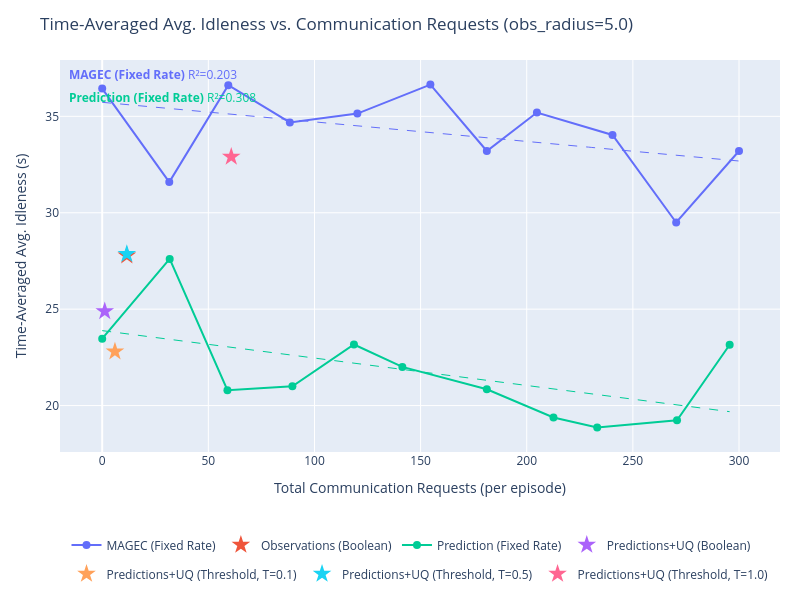
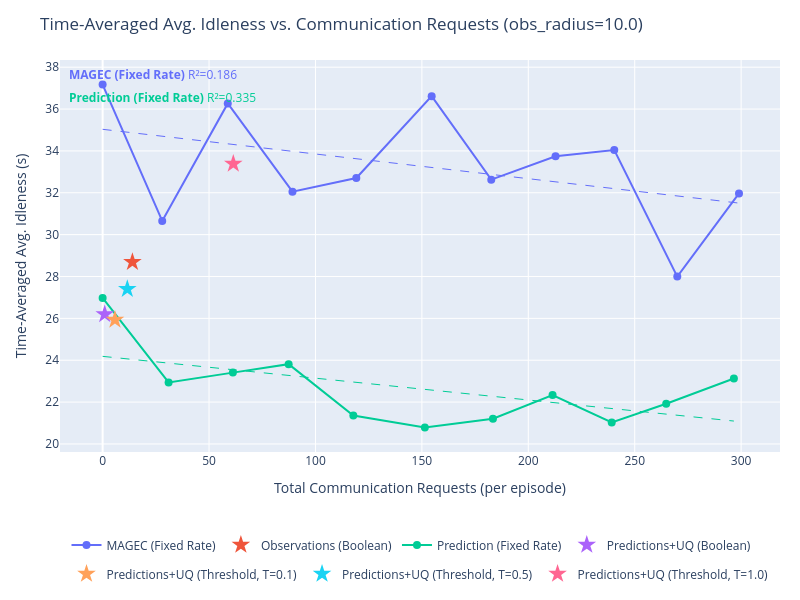
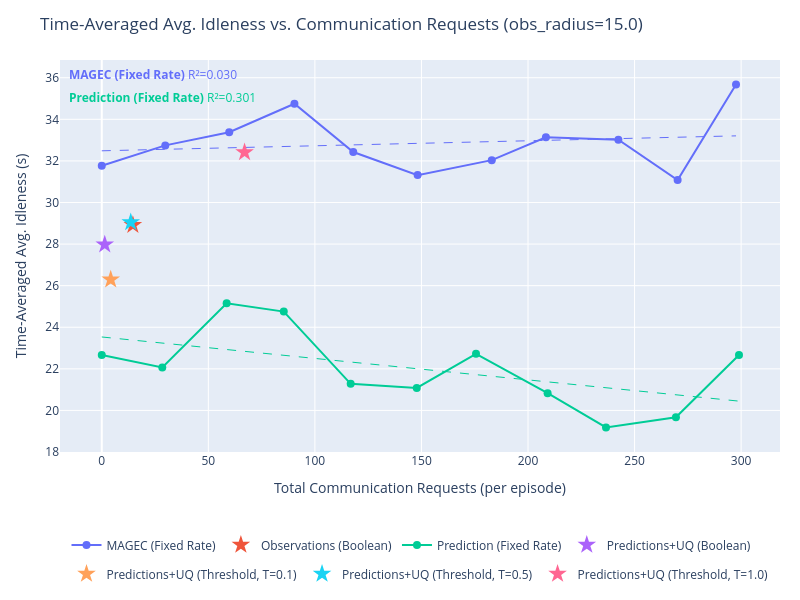
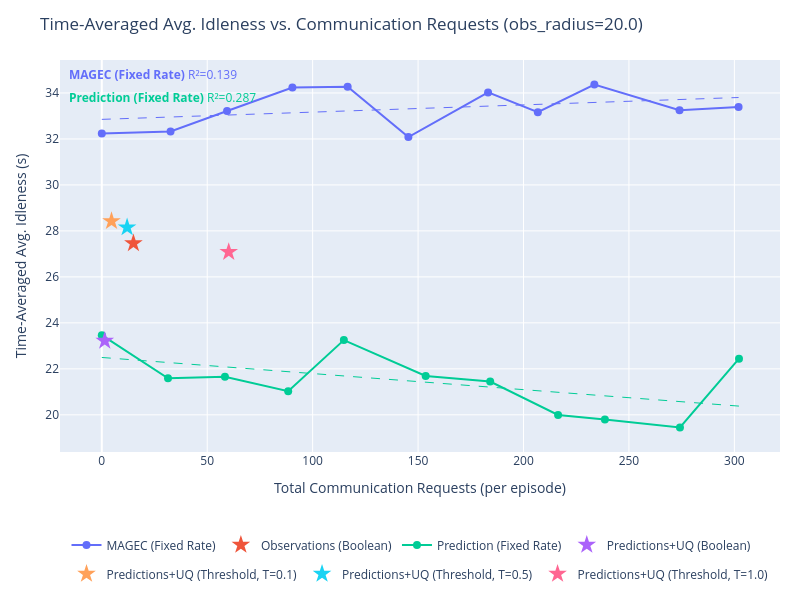

The cell these charts' notebook holds for them, in order:
### Markdown cell above
## Idleness vs. Communication

### Code cell
import plotly.graph_objects as go
import plotly.express as px
import numpy as np

# SERIES_TO_PLOT = {"Learned Comms. + Prediction + UQ", "MAGEC"}
SERIES_TO_PLOT = None # Plot all

series_colors = {s: c for s, c in zip(output, px.colors.qualitative.Plotly)}


def get_requests(data):
    """Total communication requests per episode (mean over episodes)."""
    r = np.array(data['communication']['requests_made'][...])
    return float(np.mean(r.reshape(r.shape[0], -1).sum(axis=1)))


def get_idleness_mean(data):
    """Time-averaged avg. idleness, mean over episodes."""
    return float(np.mean(data['avg_idleness']))


def fit_ols_trendline(xs, ys):
    """
    Fit an OLS linear trendline y = a*x + b.
    Returns (x_smooth, y_smooth, r2).
    """
    xs, ys = np.array(xs, dtype=float), np.array(ys, dtype=float)
    coeffs = np.polyfit(xs, ys, 1)
    x_smooth = np.linspace(xs.min(), xs.max(), 200)
    y_smooth = np.polyval(coeffs, x_smooth)
    y_pred = np.polyval(coeffs, xs)
    ss_res = np.sum((ys - y_pred) ** 2)
    ss_tot = np.sum((ys - ys.mean()) ** 2)
    r2 = 1.0 - ss_res / ss_tot if ss_tot > 0 else float('nan')
    return x_smooth, y_smooth, r2


for obs_radius in obs_radii:
    fig = go.Figure()
    r2_annotations = []

    for series in output:
        if SERIES_TO_PLOT is not None and series not in SERIES_TO_PLOT:
            continue

        color = series_colors.get(series, '#888888')
        all_exps = list(output[series].keys())

        # Swept experiments: encoded as obs_radius_X_comms_Y
        swept_exps = sorted(
            [e for e in all_exps if f"obs_radius_{obs_radius:.1f}_comms_" in e and "Fixed Rate" in series],
            key=lambda e: float(e.split("_comms_")[1])
        )
        # Fixed (learned comms) experiments: encoded as obs_radius_X only
        fixed_exps = [e for e in all_exps if f"obs_radius_{obs_radius:.1f}" in e and not "Fixed Rate" in series]

        if swept_exps:
            comms_ps = [float(e.split("_comms_")[1]) for e in swept_exps]
            xs = [get_requests(output[series][e]) for e in swept_exps]
            ys = [get_idleness_mean(output[series][e]) for e in swept_exps]

            fig.add_trace(go.Scatter(
                x=xs,
                y=ys,
                mode='lines+markers',
                name=series,
                line=dict(color=color),
                marker=dict(color=color, size=8),
                legendgroup=series,
                hovertemplate=[
                    f"{series}<br>comms_p={cp:.3f}<br>requests=%{{x:.1f}}<br>idleness=%{{y:.4f}}<extra></extra>"
                    for cp in comms_ps
                ],
            ))

            # OLS trendline
            if len(xs) >= 2:
                x_trend, y_trend, r2 = fit_ols_trendline(xs, ys)
                fig.add_trace(go.Scatter(
                    x=x_trend,
                    y=y_trend,
                    mode='lines',
                    name=f"{series} (fit)",
                    line=dict(color=color, dash='dash', width=1),
                    legendgroup=series,
                    showlegend=False,
                    hoverinfo='skip',
                ))
                r2_annotations.append(
                    dict(
                        text=f"<b>{series}</b> R²={r2:.3f}",
                        xref='paper', yref='paper',
                        x=0.01,
                        y=0.99 - len(r2_annotations) * 0.06,
                        xanchor='left', yanchor='top',
                        showarrow=False,
                        font=dict(color=color, size=12),
                    )
                )

        if fixed_exps:
            xs_f = [get_requests(output[series][e]) for e in fixed_exps]
            ys_f = [get_idleness_mean(output[series][e]) for e in fixed_exps]
            fig.add_trace(go.Scatter(
                x=xs_f,
                y=ys_f,
                mode='markers',
                name=series,
                marker=dict(color=color, size=14, symbol='star'),
                legendgroup=series,
                showlegend=len(swept_exps) == 0,
                hovertemplate=f"{series}<br>requests=%{{x:.1f}}<br>idleness=%{{y:.4f}}<extra></extra>",
            ))

    fig.update_layout(
        title=f"Time-Averaged Avg. Idleness vs. Communication Requests (obs_radius={obs_radius:.1f})",
        xaxis_title="Total Communication Requests (per episode)",
        yaxis_title="Time-Averaged Avg. Idleness (s)",
        height=600,
        width=800,
        hovermode='closest',
        autosize=True,
        margin=dict(l=60, r=20, t=60, b=120),
        legend=dict(orientation='h', yanchor='top', y=-0.2, xanchor='center', x=0.5),
        annotations=r2_annotations,
    )
    fig.show()

### Figure 1 — Plotly figure (JSON) as saved in the notebook; plotly's stock layout.template omitted (floating-point values rounded to 4 significant figures; data arrays with more than 128 entries replaced by an {"elided": "..."} marker saying what was removed)
{"data": [{"hovertemplate": ["MAGEC (Fixed Rate)<br>comms_p=0.000<br>requests=%{x:.1f}<br>idleness=%{y:.4f}<extra></extra>", "MAGEC (Fixed Rate)<br>comms_p=0.050<br>requests=%{x:.1f}<br>idleness=%{y:.4f}<extra></extra>", "MAGEC (Fixed Rate)<br>comms_p=0.100<br>requests=%{x:.1f}<br>idleness=%{y:.4f}<extra></extra>", "MAGEC (Fixed Rate)<br>comms_p=0.150<br>requests=%{x:.1f}<br>idleness=%{y:.4f}<extra></extra>", "MAGEC (Fixed Rate)<br>comms_p=0.200<br>requests=%{x:.1f}<br>idleness=%{y:.4f}<extra></extra>", "MAGEC (Fixed Rate)<br>comms_p=0.250<br>requests=%{x:.1f}<br>idleness=%{y:.4f}<extra></extra>", "MAGEC (Fixed Rate)<br>comms_p=0.300<br>requests=%{x:.1f}<br>idleness=%{y:.4f}<extra></extra>", "MAGEC (Fixed Rate)<br>comms_p=0.350<br>requests=%{x:.1f}<br>idleness=%{y:.4f}<extra></extra>", "MAGEC (Fixed Rate)<br>comms_p=0.400<br>requests=%{x:.1f}<br>idleness=%{y:.4f}<extra></extra>", "MAGEC (Fixed Rate)<br>comms_p=0.450<br>requests=%{x:.1f}<br>idleness=%{y:.4f}<extra></extra>", "MAGEC (Fixed Rate)<br>comms_p=0.500<br>requests=%{x:.1f}<br>idleness=%{y:.4f}<extra></extra>"], "legendgroup": "MAGEC (Fixed Rate)", "line": {"color": "#636EFA"}, "marker": {"color": "#636EFA", "size": 8}, "mode": "lines+markers", "name": "MAGEC (Fixed Rate)", "type": "scatter", "x": [0, 31.6, 59.4, 88.4, 120.2, 154.6, 181.2, 204.8, 240.4, 270.4, 300], "y": [36.44, 31.59, 36.62, 34.69, 35.14, 36.65, 33.2, 35.19, 34.04, 29.49, 33.2]}, {"hoverinfo": "skip", "legendgroup": "MAGEC (Fixed Rate)", "line": {"color": "#636EFA", "dash": "dash", "width": 1}, "mode": "lines", "name": "MAGEC (Fixed Rate) (fit)", "showlegend": false, "type": "scatter", "x": {"elided": "200 float values"}, "y": {"elided": "200 float values"}}, {"hovertemplate": "Observations (Boolean)<br>requests=%{x:.1f}<br>idleness=%{y:.4f}<extra></extra>", "legendgroup": "Observations (Boolean)", "marker": {"color": "#EF553B", "size": 14, "symbol": "star"}, "mode": "markers", "name": "Observations (Boolean)", "showlegend": true, "type": "scatter", "x": [11.6], "y": [27.78]}, {"hovertemplate": ["Prediction (Fixed Rate)<br>comms_p=0.000<br>requests=%{x:.1f}<br>idleness=%{y:.4f}<extra></extra>", "Prediction (Fixed Rate)<br>comms_p=0.050<br>requests=%{x:.1f}<br>idleness=%{y:.4f}<extra></extra>", "Prediction (Fixed Rate)<br>comms_p=0.100<br>requests=%{x:.1f}<br>idleness=%{y:.4f}<extra></extra>", "Prediction (Fixed Rate)<br>comms_p=0.150<br>requests=%{x:.1f}<br>idleness=%{y:.4f}<extra></extra>", "Prediction (Fixed Rate)<br>comms_p=0.200<br>requests=%{x:.1f}<br>idleness=%{y:.4f}<extra></extra>", "Prediction (Fixed Rate)<br>comms_p=0.250<br>requests=%{x:.1f}<br>idleness=%{y:.4f}<extra></extra>", "Prediction (Fixed Rate)<br>comms_p=0.300<br>requests=%{x:.1f}<br>idleness=%{y:.4f}<extra></extra>", "Prediction (Fixed Rate)<br>comms_p=0.350<br>requests=%{x:.1f}<br>idleness=%{y:.4f}<extra></extra>", "Prediction (Fixed Rate)<br>comms_p=0.400<br>requests=%{x:.1f}<br>idleness=%{y:.4f}<extra></extra>", "Prediction (Fixed Rate)<br>comms_p=0.450<br>requests=%{x:.1f}<br>idleness=%{y:.4f}<extra></extra>", "Prediction (Fixed Rate)<br>comms_p=0.500<br>requests=%{x:.1f}<br>idleness=%{y:.4f}<extra></extra>"], "legendgroup": "Prediction (Fixed Rate)", "line": {"color": "#00CC96"}, "marker": {"color": "#00CC96", "size": 8}, "mode": "lines+markers", "name": "Prediction (Fixed Rate)", "type": "scatter", "x": [0, 31.8, 59, 89.6, 118.6, 141.4, 181.2, 212.6, 233.2, 270.8, 295.6], "y": [23.47, 27.6, 20.8, 21.0, 23.17, 22.01, 20.84, 19.38, 18.87, 19.23, 23.15]}, {"hoverinfo": "skip", "legendgroup": "Prediction (Fixed Rate)", "line": {"color": "#00CC96", "dash": "dash", "width": 1}, "mode": "lines", "name": "Prediction (Fixed Rate) (fit)", "showlegend": false, "type": "scatter", "x": {"elided": "200 float values"}, "y": {"elided": "200 float values"}}, {"hovertemplate": "Predictions+UQ (Boolean)<br>requests=%{x:.1f}<br>idleness=%{y:.4f}<extra></extra>", "legendgroup": "Predictions+UQ (Boolean)", "marker": {"color": "#AB63FA", "size": 14, "symbol": "star"}, "mode": "markers", "name": "Predictions+UQ (Boolean)", "showlegend": true, "type": "scatter", "x": [1.2], "y": [24.89]}, {"hovertemplate": "Predictions+UQ (Threshold, T=0.1)<br>requests=%{x:.1f}<br>idleness=%{y:.4f}<extra></extra>", "legendgroup": "Predictions+UQ (Threshold, T=0.1)", "marker": {"color": "#FFA15A", "size": 14, "symbol": "star"}, "mode": "markers", "name": "Predictions+UQ (Threshold, T=0.1)", "showlegend": true, "type": "scatter", "x": [6], "y": [22.8]}, {"hovertemplate": "Predictions+UQ (Threshold, T=0.5)<br>requests=%{x:.1f}<br>idleness=%{y:.4f}<extra></extra>", "legendgroup": "Predictions+UQ (Threshold, T=0.5)", "marker": {"color": "#19D3F3", "size": 14, "symbol": "star"}, "mode": "markers", "name": "Predictions+UQ (Threshold, T=0.5)", "showlegend": true, "type": "scatter", "x": [11.6], "y": [27.86]}, {"hovertemplate": "Predictions+UQ (Threshold, T=1.0)<br>requests=%{x:.1f}<br>idleness=%{y:.4f}<extra></extra>", "legendgroup": "Predictions+UQ (Threshold, T=1.0)", "marker": {"color": "#FF6692", "size": 14, "symbol": "star"}, "mode": "markers", "name": "Predictions+UQ (Threshold, T=1.0)", "showlegend": true, "type": "scatter", "x": [60.8], "y": [32.91]}], "layout": {"annotations": [{"font": {"color": "#636EFA", "size": 12}, "showarrow": false, "text": "<b>MAGEC (Fixed Rate)</b> R²=0.203", "x": 0.01, "xanchor": "left", "xref": "paper", "y": 0.99, "yanchor": "top", "yref": "paper"}, {"font": {"color": "#00CC96", "size": 12}, "showarrow": false, "text": "<b>Prediction (Fixed Rate)</b> R²=0.308", "x": 0.01, "xanchor": "left", "xref": "paper", "y": 0.93, "yanchor": "top", "yref": "paper"}], "autosize": true, "height": 600, "hovermode": "closest", "legend": {"orientation": "h", "x": 0.5, "xanchor": "center", "y": -0.2, "yanchor": "top"}, "margin": {"b": 120, "l": 60, "r": 20, "t": 60}, "title": {"text": "Time-Averaged Avg. Idleness vs. Communication Requests (obs_radius=5.0)"}, "width": 800, "xaxis": {"title": {"text": "Total Communication Requests (per episode)"}}, "yaxis": {"title": {"text": "Time-Averaged Avg. Idleness (s)"}}}}

### Figure 2 — Plotly figure (JSON) as saved in the notebook; plotly's stock layout.template omitted (floating-point values rounded to 4 significant figures; data arrays with more than 128 entries replaced by an {"elided": "..."} marker saying what was removed)
{"data": [{"hovertemplate": ["MAGEC (Fixed Rate)<br>comms_p=0.000<br>requests=%{x:.1f}<br>idleness=%{y:.4f}<extra></extra>", "MAGEC (Fixed Rate)<br>comms_p=0.050<br>requests=%{x:.1f}<br>idleness=%{y:.4f}<extra></extra>", "MAGEC (Fixed Rate)<br>comms_p=0.100<br>requests=%{x:.1f}<br>idleness=%{y:.4f}<extra></extra>", "MAGEC (Fixed Rate)<br>comms_p=0.150<br>requests=%{x:.1f}<br>idleness=%{y:.4f}<extra></extra>", "MAGEC (Fixed Rate)<br>comms_p=0.200<br>requests=%{x:.1f}<br>idleness=%{y:.4f}<extra></extra>", "MAGEC (Fixed Rate)<br>comms_p=0.250<br>requests=%{x:.1f}<br>idleness=%{y:.4f}<extra></extra>", "MAGEC (Fixed Rate)<br>comms_p=0.300<br>requests=%{x:.1f}<br>idleness=%{y:.4f}<extra></extra>", "MAGEC (Fixed Rate)<br>comms_p=0.350<br>requests=%{x:.1f}<br>idleness=%{y:.4f}<extra></extra>", "MAGEC (Fixed Rate)<br>comms_p=0.400<br>requests=%{x:.1f}<br>idleness=%{y:.4f}<extra></extra>", "MAGEC (Fixed Rate)<br>comms_p=0.450<br>requests=%{x:.1f}<br>idleness=%{y:.4f}<extra></extra>", "MAGEC (Fixed Rate)<br>comms_p=0.500<br>requests=%{x:.1f}<br>idleness=%{y:.4f}<extra></extra>"], "legendgroup": "MAGEC (Fixed Rate)", "line": {"color": "#636EFA"}, "marker": {"color": "#636EFA", "size": 8}, "mode": "lines+markers", "name": "MAGEC (Fixed Rate)", "type": "scatter", "x": [0, 28, 58.8, 89.2, 119.2, 154.6, 182.6, 212.8, 240.4, 270, 299], "y": [37.17, 30.66, 36.27, 32.05, 32.71, 36.62, 32.63, 33.74, 34.04, 28.0, 31.97]}, {"hoverinfo": "skip", "legendgroup": "MAGEC (Fixed Rate)", "line": {"color": "#636EFA", "dash": "dash", "width": 1}, "mode": "lines", "name": "MAGEC (Fixed Rate) (fit)", "showlegend": false, "type": "scatter", "x": {"elided": "200 float values"}, "y": {"elided": "200 float values"}}, {"hovertemplate": "Observations (Boolean)<br>requests=%{x:.1f}<br>idleness=%{y:.4f}<extra></extra>", "legendgroup": "Observations (Boolean)", "marker": {"color": "#EF553B", "size": 14, "symbol": "star"}, "mode": "markers", "name": "Observations (Boolean)", "showlegend": true, "type": "scatter", "x": [14], "y": [28.69]}, {"hovertemplate": ["Prediction (Fixed Rate)<br>comms_p=0.000<br>requests=%{x:.1f}<br>idleness=%{y:.4f}<extra></extra>", "Prediction (Fixed Rate)<br>comms_p=0.050<br>requests=%{x:.1f}<br>idleness=%{y:.4f}<extra></extra>", "Prediction (Fixed Rate)<br>comms_p=0.100<br>requests=%{x:.1f}<br>idleness=%{y:.4f}<extra></extra>", "Prediction (Fixed Rate)<br>comms_p=0.150<br>requests=%{x:.1f}<br>idleness=%{y:.4f}<extra></extra>", "Prediction (Fixed Rate)<br>comms_p=0.200<br>requests=%{x:.1f}<br>idleness=%{y:.4f}<extra></extra>", "Prediction (Fixed Rate)<br>comms_p=0.250<br>requests=%{x:.1f}<br>idleness=%{y:.4f}<extra></extra>", "Prediction (Fixed Rate)<br>comms_p=0.300<br>requests=%{x:.1f}<br>idleness=%{y:.4f}<extra></extra>", "Prediction (Fixed Rate)<br>comms_p=0.350<br>requests=%{x:.1f}<br>idleness=%{y:.4f}<extra></extra>", "Prediction (Fixed Rate)<br>comms_p=0.400<br>requests=%{x:.1f}<br>idleness=%{y:.4f}<extra></extra>", "Prediction (Fixed Rate)<br>comms_p=0.450<br>requests=%{x:.1f}<br>idleness=%{y:.4f}<extra></extra>", "Prediction (Fixed Rate)<br>comms_p=0.500<br>requests=%{x:.1f}<br>idleness=%{y:.4f}<extra></extra>"], "legendgroup": "Prediction (Fixed Rate)", "line": {"color": "#00CC96"}, "marker": {"color": "#00CC96", "size": 8}, "mode": "lines+markers", "name": "Prediction (Fixed Rate)", "type": "scatter", "x": [0, 31, 61.2, 87.4, 117.8, 151.4, 183.4, 211.4, 239.2, 264.8, 296.6], "y": [26.98, 22.94, 23.41, 23.81, 21.35, 20.79, 21.2, 22.34, 21.03, 21.92, 23.13]}, {"hoverinfo": "skip", "legendgroup": "Prediction (Fixed Rate)", "line": {"color": "#00CC96", "dash": "dash", "width": 1}, "mode": "lines", "name": "Prediction (Fixed Rate) (fit)", "showlegend": false, "type": "scatter", "x": {"elided": "200 float values"}, "y": {"elided": "200 float values"}}, {"hovertemplate": "Predictions+UQ (Boolean)<br>requests=%{x:.1f}<br>idleness=%{y:.4f}<extra></extra>", "legendgroup": "Predictions+UQ (Boolean)", "marker": {"color": "#AB63FA", "size": 14, "symbol": "star"}, "mode": "markers", "name": "Predictions+UQ (Boolean)", "showlegend": true, "type": "scatter", "x": [1], "y": [26.2]}, {"hovertemplate": "Predictions+UQ (Threshold, T=0.1)<br>requests=%{x:.1f}<br>idleness=%{y:.4f}<extra></extra>", "legendgroup": "Predictions+UQ (Threshold, T=0.1)", "marker": {"color": "#FFA15A", "size": 14, "symbol": "star"}, "mode": "markers", "name": "Predictions+UQ (Threshold, T=0.1)", "showlegend": true, "type": "scatter", "x": [5.8], "y": [25.93]}, {"hovertemplate": "Predictions+UQ (Threshold, T=0.5)<br>requests=%{x:.1f}<br>idleness=%{y:.4f}<extra></extra>", "legendgroup": "Predictions+UQ (Threshold, T=0.5)", "marker": {"color": "#19D3F3", "size": 14, "symbol": "star"}, "mode": "markers", "name": "Predictions+UQ (Threshold, T=0.5)", "showlegend": true, "type": "scatter", "x": [11.6], "y": [27.4]}, {"hovertemplate": "Predictions+UQ (Threshold, T=1.0)<br>requests=%{x:.1f}<br>idleness=%{y:.4f}<extra></extra>", "legendgroup": "Predictions+UQ (Threshold, T=1.0)", "marker": {"color": "#FF6692", "size": 14, "symbol": "star"}, "mode": "markers", "name": "Predictions+UQ (Threshold, T=1.0)", "showlegend": true, "type": "scatter", "x": [61.4], "y": [33.39]}], "layout": {"annotations": [{"font": {"color": "#636EFA", "size": 12}, "showarrow": false, "text": "<b>MAGEC (Fixed Rate)</b> R²=0.186", "x": 0.01, "xanchor": "left", "xref": "paper", "y": 0.99, "yanchor": "top", "yref": "paper"}, {"font": {"color": "#00CC96", "size": 12}, "showarrow": false, "text": "<b>Prediction (Fixed Rate)</b> R²=0.335", "x": 0.01, "xanchor": "left", "xref": "paper", "y": 0.93, "yanchor": "top", "yref": "paper"}], "autosize": true, "height": 600, "hovermode": "closest", "legend": {"orientation": "h", "x": 0.5, "xanchor": "center", "y": -0.2, "yanchor": "top"}, "margin": {"b": 120, "l": 60, "r": 20, "t": 60}, "title": {"text": "Time-Averaged Avg. Idleness vs. Communication Requests (obs_radius=10.0)"}, "width": 800, "xaxis": {"title": {"text": "Total Communication Requests (per episode)"}}, "yaxis": {"title": {"text": "Time-Averaged Avg. Idleness (s)"}}}}

### Figure 3 — Plotly figure (JSON) as saved in the notebook; plotly's stock layout.template omitted (floating-point values rounded to 4 significant figures; data arrays with more than 128 entries replaced by an {"elided": "..."} marker saying what was removed)
{"data": [{"hovertemplate": ["MAGEC (Fixed Rate)<br>comms_p=0.000<br>requests=%{x:.1f}<br>idleness=%{y:.4f}<extra></extra>", "MAGEC (Fixed Rate)<br>comms_p=0.050<br>requests=%{x:.1f}<br>idleness=%{y:.4f}<extra></extra>", "MAGEC (Fixed Rate)<br>comms_p=0.100<br>requests=%{x:.1f}<br>idleness=%{y:.4f}<extra></extra>", "MAGEC (Fixed Rate)<br>comms_p=0.150<br>requests=%{x:.1f}<br>idleness=%{y:.4f}<extra></extra>", "MAGEC (Fixed Rate)<br>comms_p=0.200<br>requests=%{x:.1f}<br>idleness=%{y:.4f}<extra></extra>", "MAGEC (Fixed Rate)<br>comms_p=0.250<br>requests=%{x:.1f}<br>idleness=%{y:.4f}<extra></extra>", "MAGEC (Fixed Rate)<br>comms_p=0.300<br>requests=%{x:.1f}<br>idleness=%{y:.4f}<extra></extra>", "MAGEC (Fixed Rate)<br>comms_p=0.350<br>requests=%{x:.1f}<br>idleness=%{y:.4f}<extra></extra>", "MAGEC (Fixed Rate)<br>comms_p=0.400<br>requests=%{x:.1f}<br>idleness=%{y:.4f}<extra></extra>", "MAGEC (Fixed Rate)<br>comms_p=0.450<br>requests=%{x:.1f}<br>idleness=%{y:.4f}<extra></extra>", "MAGEC (Fixed Rate)<br>comms_p=0.500<br>requests=%{x:.1f}<br>idleness=%{y:.4f}<extra></extra>"], "legendgroup": "MAGEC (Fixed Rate)", "line": {"color": "#636EFA"}, "marker": {"color": "#636EFA", "size": 8}, "mode": "lines+markers", "name": "MAGEC (Fixed Rate)", "type": "scatter", "x": [0, 29.8, 59.8, 90.4, 118, 148.2, 183, 208.4, 242.4, 270.2, 297.6], "y": [31.77, 32.75, 33.38, 34.75, 32.43, 31.32, 32.04, 33.14, 33.02, 31.08, 35.67]}, {"hoverinfo": "skip", "legendgroup": "MAGEC (Fixed Rate)", "line": {"color": "#636EFA", "dash": "dash", "width": 1}, "mode": "lines", "name": "MAGEC (Fixed Rate) (fit)", "showlegend": false, "type": "scatter", "x": {"elided": "200 float values"}, "y": {"elided": "200 float values"}}, {"hovertemplate": "Observations (Boolean)<br>requests=%{x:.1f}<br>idleness=%{y:.4f}<extra></extra>", "legendgroup": "Observations (Boolean)", "marker": {"color": "#EF553B", "size": 14, "symbol": "star"}, "mode": "markers", "name": "Observations (Boolean)", "showlegend": true, "type": "scatter", "x": [14.6], "y": [28.91]}, {"hovertemplate": ["Prediction (Fixed Rate)<br>comms_p=0.000<br>requests=%{x:.1f}<br>idleness=%{y:.4f}<extra></extra>", "Prediction (Fixed Rate)<br>comms_p=0.050<br>requests=%{x:.1f}<br>idleness=%{y:.4f}<extra></extra>", "Prediction (Fixed Rate)<br>comms_p=0.100<br>requests=%{x:.1f}<br>idleness=%{y:.4f}<extra></extra>", "Prediction (Fixed Rate)<br>comms_p=0.150<br>requests=%{x:.1f}<br>idleness=%{y:.4f}<extra></extra>", "Prediction (Fixed Rate)<br>comms_p=0.200<br>requests=%{x:.1f}<br>idleness=%{y:.4f}<extra></extra>", "Prediction (Fixed Rate)<br>comms_p=0.250<br>requests=%{x:.1f}<br>idleness=%{y:.4f}<extra></extra>", "Prediction (Fixed Rate)<br>comms_p=0.300<br>requests=%{x:.1f}<br>idleness=%{y:.4f}<extra></extra>", "Prediction (Fixed Rate)<br>comms_p=0.350<br>requests=%{x:.1f}<br>idleness=%{y:.4f}<extra></extra>", "Prediction (Fixed Rate)<br>comms_p=0.400<br>requests=%{x:.1f}<br>idleness=%{y:.4f}<extra></extra>", "Prediction (Fixed Rate)<br>comms_p=0.450<br>requests=%{x:.1f}<br>idleness=%{y:.4f}<extra></extra>", "Prediction (Fixed Rate)<br>comms_p=0.500<br>requests=%{x:.1f}<br>idleness=%{y:.4f}<extra></extra>"], "legendgroup": "Prediction (Fixed Rate)", "line": {"color": "#00CC96"}, "marker": {"color": "#00CC96", "size": 8}, "mode": "lines+markers", "name": "Prediction (Fixed Rate)", "type": "scatter", "x": [0, 28.4, 58.6, 85.4, 116.8, 147.8, 175.6, 209.2, 236.6, 269.4, 299], "y": [22.66, 22.07, 25.15, 24.75, 21.28, 21.08, 22.72, 20.83, 19.18, 19.67, 22.67]}, {"hoverinfo": "skip", "legendgroup": "Prediction (Fixed Rate)", "line": {"color": "#00CC96", "dash": "dash", "width": 1}, "mode": "lines", "name": "Prediction (Fixed Rate) (fit)", "showlegend": false, "type": "scatter", "x": {"elided": "200 float values"}, "y": {"elided": "200 float values"}}, {"hovertemplate": "Predictions+UQ (Boolean)<br>requests=%{x:.1f}<br>idleness=%{y:.4f}<extra></extra>", "legendgroup": "Predictions+UQ (Boolean)", "marker": {"color": "#AB63FA", "size": 14, "symbol": "star"}, "mode": "markers", "name": "Predictions+UQ (Boolean)", "showlegend": true, "type": "scatter", "x": [1.4], "y": [27.98]}, {"hovertemplate": "Predictions+UQ (Threshold, T=0.1)<br>requests=%{x:.1f}<br>idleness=%{y:.4f}<extra></extra>", "legendgroup": "Predictions+UQ (Threshold, T=0.1)", "marker": {"color": "#FFA15A", "size": 14, "symbol": "star"}, "mode": "markers", "name": "Predictions+UQ (Threshold, T=0.1)", "showlegend": true, "type": "scatter", "x": [4.2], "y": [26.29]}, {"hovertemplate": "Predictions+UQ (Threshold, T=0.5)<br>requests=%{x:.1f}<br>idleness=%{y:.4f}<extra></extra>", "legendgroup": "Predictions+UQ (Threshold, T=0.5)", "marker": {"color": "#19D3F3", "size": 14, "symbol": "star"}, "mode": "markers", "name": "Predictions+UQ (Threshold, T=0.5)", "showlegend": true, "type": "scatter", "x": [13.6], "y": [29.05]}, {"hovertemplate": "Predictions+UQ (Threshold, T=1.0)<br>requests=%{x:.1f}<br>idleness=%{y:.4f}<extra></extra>", "legendgroup": "Predictions+UQ (Threshold, T=1.0)", "marker": {"color": "#FF6692", "size": 14, "symbol": "star"}, "mode": "markers", "name": "Predictions+UQ (Threshold, T=1.0)", "showlegend": true, "type": "scatter", "x": [67], "y": [32.41]}], "layout": {"annotations": [{"font": {"color": "#636EFA", "size": 12}, "showarrow": false, "text": "<b>MAGEC (Fixed Rate)</b> R²=0.030", "x": 0.01, "xanchor": "left", "xref": "paper", "y": 0.99, "yanchor": "top", "yref": "paper"}, {"font": {"color": "#00CC96", "size": 12}, "showarrow": false, "text": "<b>Prediction (Fixed Rate)</b> R²=0.301", "x": 0.01, "xanchor": "left", "xref": "paper", "y": 0.93, "yanchor": "top", "yref": "paper"}], "autosize": true, "height": 600, "hovermode": "closest", "legend": {"orientation": "h", "x": 0.5, "xanchor": "center", "y": -0.2, "yanchor": "top"}, "margin": {"b": 120, "l": 60, "r": 20, "t": 60}, "title": {"text": "Time-Averaged Avg. Idleness vs. Communication Requests (obs_radius=15.0)"}, "width": 800, "xaxis": {"title": {"text": "Total Communication Requests (per episode)"}}, "yaxis": {"title": {"text": "Time-Averaged Avg. Idleness (s)"}}}}

### Figure 4 — Plotly figure (JSON) as saved in the notebook; plotly's stock layout.template omitted (floating-point values rounded to 4 significant figures; data arrays with more than 128 entries replaced by an {"elided": "..."} marker saying what was removed)
{"data": [{"hovertemplate": ["MAGEC (Fixed Rate)<br>comms_p=0.000<br>requests=%{x:.1f}<br>idleness=%{y:.4f}<extra></extra>", "MAGEC (Fixed Rate)<br>comms_p=0.050<br>requests=%{x:.1f}<br>idleness=%{y:.4f}<extra></extra>", "MAGEC (Fixed Rate)<br>comms_p=0.100<br>requests=%{x:.1f}<br>idleness=%{y:.4f}<extra></extra>", "MAGEC (Fixed Rate)<br>comms_p=0.150<br>requests=%{x:.1f}<br>idleness=%{y:.4f}<extra></extra>", "MAGEC (Fixed Rate)<br>comms_p=0.200<br>requests=%{x:.1f}<br>idleness=%{y:.4f}<extra></extra>", "MAGEC (Fixed Rate)<br>comms_p=0.250<br>requests=%{x:.1f}<br>idleness=%{y:.4f}<extra></extra>", "MAGEC (Fixed Rate)<br>comms_p=0.300<br>requests=%{x:.1f}<br>idleness=%{y:.4f}<extra></extra>", "MAGEC (Fixed Rate)<br>comms_p=0.350<br>requests=%{x:.1f}<br>idleness=%{y:.4f}<extra></extra>", "MAGEC (Fixed Rate)<br>comms_p=0.400<br>requests=%{x:.1f}<br>idleness=%{y:.4f}<extra></extra>", "MAGEC (Fixed Rate)<br>comms_p=0.450<br>requests=%{x:.1f}<br>idleness=%{y:.4f}<extra></extra>", "MAGEC (Fixed Rate)<br>comms_p=0.500<br>requests=%{x:.1f}<br>idleness=%{y:.4f}<extra></extra>"], "legendgroup": "MAGEC (Fixed Rate)", "line": {"color": "#636EFA"}, "marker": {"color": "#636EFA", "size": 8}, "mode": "lines+markers", "name": "MAGEC (Fixed Rate)", "type": "scatter", "x": [0, 32.6, 59.4, 90.4, 116.6, 145.4, 183.2, 206.8, 233.6, 274, 302], "y": [32.23, 32.32, 33.22, 34.23, 34.27, 32.08, 34.03, 33.16, 34.36, 33.24, 33.39]}, {"hoverinfo": "skip", "legendgroup": "MAGEC (Fixed Rate)", "line": {"color": "#636EFA", "dash": "dash", "width": 1}, "mode": "lines", "name": "MAGEC (Fixed Rate) (fit)", "showlegend": false, "type": "scatter", "x": {"elided": "200 float values"}, "y": {"elided": "200 float values"}}, {"hovertemplate": "Observations (Boolean)<br>requests=%{x:.1f}<br>idleness=%{y:.4f}<extra></extra>", "legendgroup": "Observations (Boolean)", "marker": {"color": "#EF553B", "size": 14, "symbol": "star"}, "mode": "markers", "name": "Observations (Boolean)", "showlegend": true, "type": "scatter", "x": [15], "y": [27.46]}, {"hovertemplate": ["Prediction (Fixed Rate)<br>comms_p=0.000<br>requests=%{x:.1f}<br>idleness=%{y:.4f}<extra></extra>", "Prediction (Fixed Rate)<br>comms_p=0.050<br>requests=%{x:.1f}<br>idleness=%{y:.4f}<extra></extra>", "Prediction (Fixed Rate)<br>comms_p=0.100<br>requests=%{x:.1f}<br>idleness=%{y:.4f}<extra></extra>", "Prediction (Fixed Rate)<br>comms_p=0.150<br>requests=%{x:.1f}<br>idleness=%{y:.4f}<extra></extra>", "Prediction (Fixed Rate)<br>comms_p=0.200<br>requests=%{x:.1f}<br>idleness=%{y:.4f}<extra></extra>", "Prediction (Fixed Rate)<br>comms_p=0.250<br>requests=%{x:.1f}<br>idleness=%{y:.4f}<extra></extra>", "Prediction (Fixed Rate)<br>comms_p=0.300<br>requests=%{x:.1f}<br>idleness=%{y:.4f}<extra></extra>", "Prediction (Fixed Rate)<br>comms_p=0.350<br>requests=%{x:.1f}<br>idleness=%{y:.4f}<extra></extra>", "Prediction (Fixed Rate)<br>comms_p=0.400<br>requests=%{x:.1f}<br>idleness=%{y:.4f}<extra></extra>", "Prediction (Fixed Rate)<br>comms_p=0.450<br>requests=%{x:.1f}<br>idleness=%{y:.4f}<extra></extra>", "Prediction (Fixed Rate)<br>comms_p=0.500<br>requests=%{x:.1f}<br>idleness=%{y:.4f}<extra></extra>"], "legendgroup": "Prediction (Fixed Rate)", "line": {"color": "#00CC96"}, "marker": {"color": "#00CC96", "size": 8}, "mode": "lines+markers", "name": "Prediction (Fixed Rate)", "type": "scatter", "x": [0, 31.4, 58.4, 88.4, 114.8, 153.6, 184.2, 216.4, 238.6, 274.2, 302.2], "y": [23.47, 21.59, 21.65, 21.02, 23.25, 21.69, 21.45, 20.0, 19.79, 19.45, 22.44]}, {"hoverinfo": "skip", "legendgroup": "Prediction (Fixed Rate)", "line": {"color": "#00CC96", "dash": "dash", "width": 1}, "mode": "lines", "name": "Prediction (Fixed Rate) (fit)", "showlegend": false, "type": "scatter", "x": {"elided": "200 float values"}, "y": {"elided": "200 float values"}}, {"hovertemplate": "Predictions+UQ (Boolean)<br>requests=%{x:.1f}<br>idleness=%{y:.4f}<extra></extra>", "legendgroup": "Predictions+UQ (Boolean)", "marker": {"color": "#AB63FA", "size": 14, "symbol": "star"}, "mode": "markers", "name": "Predictions+UQ (Boolean)", "showlegend": true, "type": "scatter", "x": [1.4], "y": [23.22]}, {"hovertemplate": "Predictions+UQ (Threshold, T=0.1)<br>requests=%{x:.1f}<br>idleness=%{y:.4f}<extra></extra>", "legendgroup": "Predictions+UQ (Threshold, T=0.1)", "marker": {"color": "#FFA15A", "size": 14, "symbol": "star"}, "mode": "markers", "name": "Predictions+UQ (Threshold, T=0.1)", "showlegend": true, "type": "scatter", "x": [4.6], "y": [28.42]}, {"hovertemplate": "Predictions+UQ (Threshold, T=0.5)<br>requests=%{x:.1f}<br>idleness=%{y:.4f}<extra></extra>", "legendgroup": "Predictions+UQ (Threshold, T=0.5)", "marker": {"color": "#19D3F3", "size": 14, "symbol": "star"}, "mode": "markers", "name": "Predictions+UQ (Threshold, T=0.5)", "showlegend": true, "type": "scatter", "x": [12], "y": [28.15]}, {"hovertemplate": "Predictions+UQ (Threshold, T=1.0)<br>requests=%{x:.1f}<br>idleness=%{y:.4f}<extra></extra>", "legendgroup": "Predictions+UQ (Threshold, T=1.0)", "marker": {"color": "#FF6692", "size": 14, "symbol": "star"}, "mode": "markers", "name": "Predictions+UQ (Threshold, T=1.0)", "showlegend": true, "type": "scatter", "x": [60.2], "y": [27.08]}], "layout": {"annotations": [{"font": {"color": "#636EFA", "size": 12}, "showarrow": false, "text": "<b>MAGEC (Fixed Rate)</b> R²=0.139", "x": 0.01, "xanchor": "left", "xref": "paper", "y": 0.99, "yanchor": "top", "yref": "paper"}, {"font": {"color": "#00CC96", "size": 12}, "showarrow": false, "text": "<b>Prediction (Fixed Rate)</b> R²=0.287", "x": 0.01, "xanchor": "left", "xref": "paper", "y": 0.93, "yanchor": "top", "yref": "paper"}], "autosize": true, "height": 600, "hovermode": "closest", "legend": {"orientation": "h", "x": 0.5, "xanchor": "center", "y": -0.2, "yanchor": "top"}, "margin": {"b": 120, "l": 60, "r": 20, "t": 60}, "title": {"text": "Time-Averaged Avg. Idleness vs. Communication Requests (obs_radius=20.0)"}, "width": 800, "xaxis": {"title": {"text": "Total Communication Requests (per episode)"}}, "yaxis": {"title": {"text": "Time-Averaged Avg. Idleness (s)"}}}}
